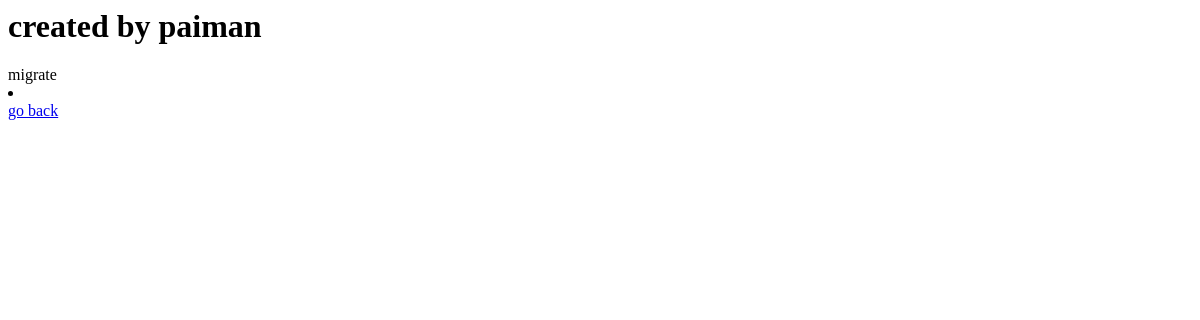
The page /posts/3/ on the database as committed earlier.
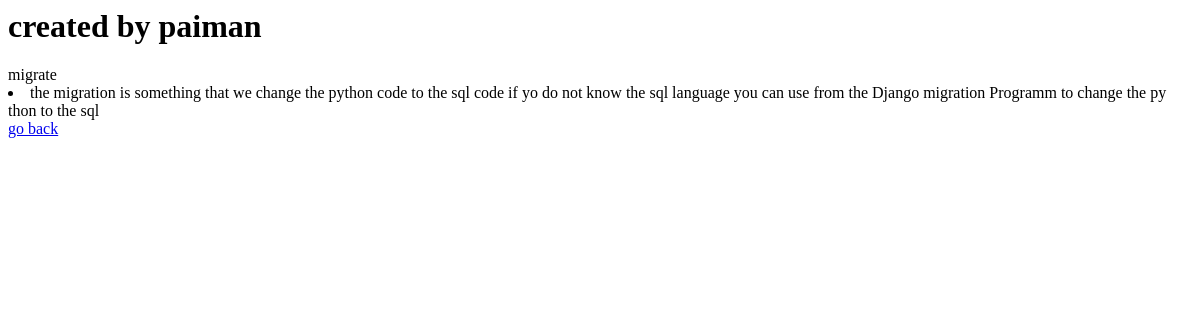
The same page on the database as committed later.
### posts/models.py (models this page shows, shortened)
class Post(models.Model):
    title= models.CharField(max_length=10)
    text= models.TextField(max_length=500, blank=True)
    is_enabled= models.BooleanField(default=True)
    email = models.EmailField(null=True)
    image = models.ImageField(upload_to="static/images",null=True)
    objects = models.manager

### posts/views.py (the view)
# urls.py: path('posts/<int:pk>/',post_detail),  # Update the URL pattern for post detail view
def post_detail(request, pk):
    return render(request, 'posts/post_detail.html', context={'key2': Post.objects.get(pk=pk)})

### posts/templates/posts/post_detail.html (shortened to what this page needs)
<h1> created by paiman </h1>
{{key2.title}}
<li> {{key2.text}}</li>
<a href="/posts/"> go back</a>

Rows that differ between the two databases and show on the page:
changed Post "migrate": text (not shown) → "the migration is something that we change the python code to the sql code if yo do not know the sql language you can use from the Django migration Programm to change the py thon to the sql"
